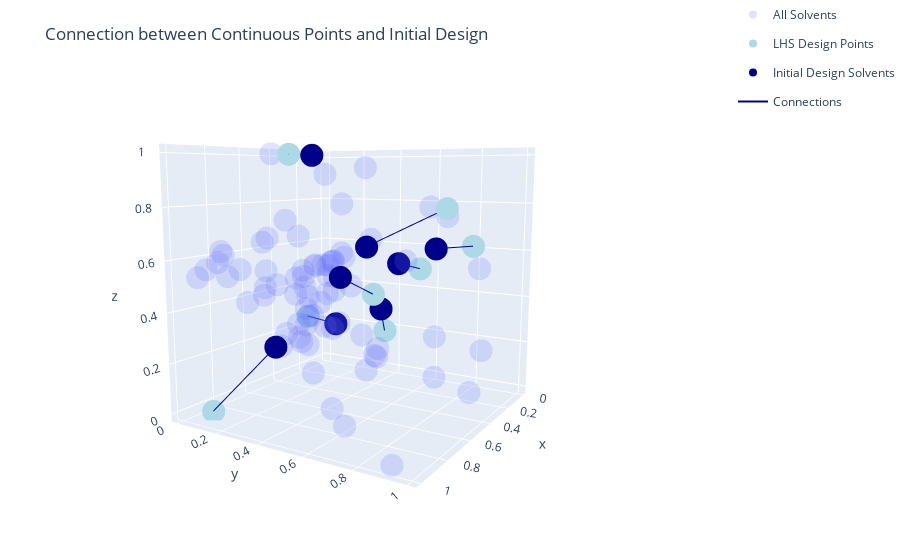

Notebook code for this chart:
### Code cell
all_solvents_plot = go.Scatter3d(x=solvent_arr_pcs[:, 0],
                                 y=solvent_arr_pcs[:, 1],
                                 z=solvent_arr_pcs[:, 2],
                                 mode='markers',
                                 marker=dict(opacity=0.2),
                                 name='All Solvents')

lines = [go.Scatter3d(x=[solvents[0], continuous[0]],
                      y=[solvents[1], continuous[1]],
                      z=[solvents[2], continuous[2]], 
                      legendgroup='connections',
                      name='Connections',
                      showlegend= True if i==0 else False,
                      mode='lines',
                      line=dict(
                                color='darkblue',
                                width=2)
                      
                     )
         for i, (solvents, continuous) in enumerate(zip(design_arr_pcs, continuous_design))]

continuous_design_plot = go.Scatter3d(x=continuous_design[:, 0],
                                      y=continuous_design[:, 1],
                                      z=continuous_design[:, 2],
                                      mode='markers',
                                      marker=dict(opacity=1.0, color='lightblue'),
                                      name='LHS Design Points')

design_solvents_plot = go.Scatter3d(x=design_arr_pcs[:, 0],
                                    y=design_arr_pcs[:, 1],
                                    z=design_arr_pcs[:, 2], 
                                    mode='markers',
                                    marker=dict(color='darkblue'),
                                    name='Initial Design Solvents')

fig = go.Figure([all_solvents_plot, continuous_design_plot, design_solvents_plot] + lines)

# tight layout
fig.update_layout(margin=dict(l=0, r=0, b=0, t=0), 
                  title=dict(text='Connection between Continuous Points and Initial Design',
                             y=0.95),
                  xaxis=dict(title="Hello"))
fig.show()

### Figure 1 — Plotly figure (JSON) as saved in the notebook; plotly's stock layout.template omitted (floating-point values rounded to 4 significant figures)
{"data": [{"marker": {"opacity": 0.2}, "mode": "markers", "name": "All Solvents", "type": "scatter3d", "x": [0.4457, 0.5756, 0.1744, 0.4623, 0.3184, 0.7013, 0.8409, 0.9363, 0.6471, 0.4124, 0.3399, 0.4485, 0.5461, 0.5795, 0.5413, 0.551, 0.4874, 0.7473, 0.4306, 0.4381, 0.6662, 1, 0.8748, 0.7469, 0.9518, 0.7497, 0.8538, 0.8294, 0.8373, 0.9936, 0.7635, 0.9316, 0.6254, 0.8769, 0.7646, 0.5915, 0.4809, 0.4365, 0.7718, 0.2839, 0.3744, 0.9749, 0.6924, 0.3408, 0.551, 0.5653, 0.4728, 0.6188, 0.7016, 0.7864, 0.7692, 0.8785, 0.6052, 0.9897, 0.3936, 0.4973, 0.8901, 0.5099, 0.851, 0.5627, 0.9839, 0.6542, 0.6299, 0.8168, 0.6308, 0.8238, 0.6233, 0.7013, 0.8344, 0.7269, 0.6087, 0.6428, 0.5079, 0.7259, 0.4278, 0.5344, 0.6821, 0.7375, 0.5907, 0], "y": [0.4923, 0.5554, 0.6534, 0.5294, 0.7493, 0.5432, 0.4752, 0.5054, 0.3494, 0.6617, 0.3211, 0.3367, 0.3774, 0.413, 0.3476, 0.3149, 0.4501, 0.6794, 0.9808, 0.3298, 0.3976, 0.1033, 0.1041, 0.2285, 0.09996, 0, 0.06666, 0.272, 0.4677, 0.3054, 0.3308, 0.5469, 0.4881, 0.1378, 0.4239, 0.437, 0.8257, 0.8036, 0.693, 0.4754, 0.9741, 0.731, 0.2114, 0.5907, 1, 0.6063, 0.5683, 0.6476, 0.3406, 0.347, 0.3949, 0.3941, 0.3393, 0.921, 0.3059, 0.3374, 0.3763, 0.3134, 0.475, 0.2285, 0.6872, 0.2001, 0.1173, 0.182, 0.3392, 0.4966, 0.4283, 0.1703, 0.4441, 0.2039, 0.4852, 0.3715, 0.3387, 0.373, 0.3348, 0.3517, 0.4879, 0.4115, 0.4589, 0.6547], "z": [0.9474, 0.2963, 0.7834, 0.6635, 0.6238, 0.634, 0.5196, 0.5106, 0.4422, 0.579, 0.5646, 0.5603, 0.5575, 0.5771, 0.5566, 0.5555, 0.4708, 0.6675, 0.5741, 0.56, 0.5702, 0.5443, 0.6293, 0.6767, 0.568, 0.5953, 0.5813, 0.6699, 0.5572, 0.5888, 0.7506, 0.4632, 0.527, 0.5349, 0.3583, 0.4666, 0.1432, 0.2918, 0.2249, 0.3423, 0.2456, 0.08839, 1, 0.5554, 0.1317, 0.2187, 0.221, 0.2315, 0.3403, 0.32, 0.3076, 0.2972, 0.3569, 0, 0.4877, 0.4303, 0.2932, 0.3919, 0.5816, 0.4959, 0.1441, 0.4774, 0.4541, 0.4284, 0.3576, 0.1966, 0.5297, 0.4386, 0.7018, 0.5442, 0.8095, 0.9932, 0.9207, 0.2778, 0.2872, 0.2997, 0.3362, 0.2741, 0.3372, 0.7337]}, {"marker": {"color": "lightblue", "opacity": 1}, "mode": "markers", "name": "LHS Design Points", "type": "scatter3d", "x": [0.6559, 0.4008, 0.2171, 0.2799, 0.7525, 0.1056, 0.5482, 0.9261], "y": [0.9461, 0.1679, 0.8681, 0.6605, 0.3443, 0.3952, 0.5911, 0.08821], "z": [0.8061, 0.297, 0.6315, 0.5314, 0.995, 0.1995, 0.4582, 0.002143]}, {"marker": {"color": "darkblue"}, "mode": "markers", "name": "Initial Design Solvents", "type": "scatter3d", "x": [0.7473, 0.4278, 0.3184, 0.3408, 0.6428, 0.2839, 0.6254, 0.8901], "y": [0.6794, 0.3348, 0.7493, 0.5907, 0.3715, 0.4754, 0.4881, 0.3763], "z": [0.6675, 0.2872, 0.6238, 0.5554, 0.9932, 0.3423, 0.527, 0.2932]}, {"legendgroup": "connections", "line": {"color": "darkblue", "width": 2}, "mode": "lines", "name": "Connections", "showlegend": true, "type": "scatter3d", "x": [0.7473, 0.6559], "y": [0.6794, 0.9461], "z": [0.6675, 0.8061]}, {"legendgroup": "connections", "line": {"color": "darkblue", "width": 2}, "mode": "lines", "name": "Connections", "showlegend": false, "type": "scatter3d", "x": [0.4278, 0.4008], "y": [0.3348, 0.1679], "z": [0.2872, 0.297]}, {"legendgroup": "connections", "line": {"color": "darkblue", "width": 2}, "mode": "lines", "name": "Connections", "showlegend": false, "type": "scatter3d", "x": [0.3184, 0.2171], "y": [0.7493, 0.8681], "z": [0.6238, 0.6315]}, {"legendgroup": "connections", "line": {"color": "darkblue", "width": 2}, "mode": "lines", "name": "Connections", "showlegend": false, "type": "scatter3d", "x": [0.3408, 0.2799], "y": [0.5907, 0.6605], "z": [0.5554, 0.5314]}, {"legendgroup": "connections", "line": {"color": "darkblue", "width": 2}, "mode": "lines", "name": "Connections", "showlegend": false, "type": "scatter3d", "x": [0.6428, 0.7525], "y": [0.3715, 0.3443], "z": [0.9932, 0.995]}, {"legendgroup": "connections", "line": {"color": "darkblue", "width": 2}, "mode": "lines", "name": "Connections", "showlegend": false, "type": "scatter3d", "x": [0.2839, 0.1056], "y": [0.4754, 0.3952], "z": [0.3423, 0.1995]}, {"legendgroup": "connections", "line": {"color": "darkblue", "width": 2}, "mode": "lines", "name": "Connections", "showlegend": false, "type": "scatter3d", "x": [0.6254, 0.5482], "y": [0.4881, 0.5911], "z": [0.527, 0.4582]}, {"legendgroup": "connections", "line": {"color": "darkblue", "width": 2}, "mode": "lines", "name": "Connections", "showlegend": false, "type": "scatter3d", "x": [0.8901, 0.9261], "y": [0.3763, 0.08821], "z": [0.2932, 0.002143]}], "layout": {"autosize": true, "margin": {"b": 0, "l": 0, "r": 0, "t": 0}, "scene": {"aspectmode": "auto", "aspectratio": {"x": 1, "y": 1, "z": 1}, "camera": {"center": {"x": 0, "y": 0, "z": 0}, "eye": {"x": 2.156, "y": 1.322, "z": 0.4026}, "projection": {"type": "perspective"}, "up": {"x": -0.0004107, "y": -0.000508, "z": 1.0}}}, "title": {"text": "Connection between Continuous Points and Initial Design", "y": 0.95}, "xaxis": {"title": {"text": "Hello"}}}}
